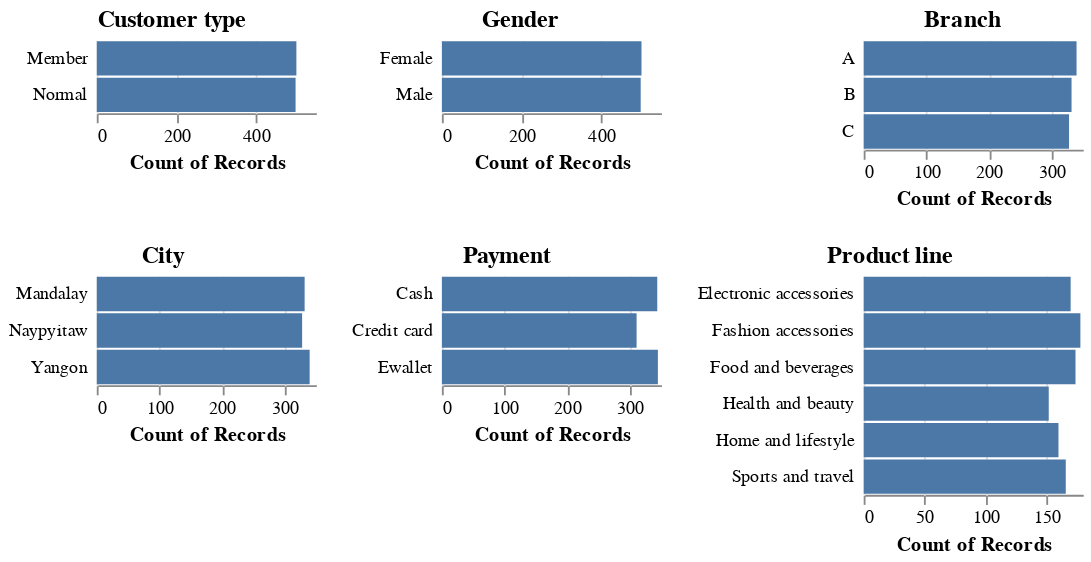

The code cell stored with this chart in its notebook:
### Code cell
aly.dist(walmart_df.drop(['Invoice ID', 'Time'], axis=1), dtype='object')

### Figure 1 — Vega specification as saved in the notebook (floating-point values rounded to 4 significant figures)
{"$schema": "https://vega.github.io/schema/vega/v5.json", "data": [{"name": "source_0", "values": [{"Customer type": "Normal", "__count": 499}, {"Customer type": "Member", "__count": 501}]}, {"name": "concat_0_concat_0_row_domain", "values": [{"Customer type": "Normal", "count": 1}, {"Customer type": "Member", "count": 1}]}, {"name": "source_1", "values": [{"Gender": "Male", "__count": 499}, {"Gender": "Female", "__count": 501}]}, {"name": "concat_1_concat_0_row_domain", "values": [{"Gender": "Male", "count": 1}, {"Gender": "Female", "count": 1}]}, {"name": "source_2", "values": [{"Branch": "C", "__count": 328}, {"Branch": "B", "__count": 332}, {"Branch": "A", "__count": 340}]}, {"name": "concat_2_concat_0_row_domain", "values": [{"Branch": "C", "count": 1}, {"Branch": "B", "count": 1}, {"Branch": "A", "count": 1}]}, {"name": "source_3", "values": [{"City": "Mandalay", "__count": 332}, {"City": "Yangon", "__count": 340}, {"City": "Naypyitaw", "__count": 328}]}, {"name": "concat_3_concat_0_row_domain", "values": [{"City": "Mandalay", "count": 1}, {"City": "Yangon", "count": 1}, {"City": "Naypyitaw", "count": 1}]}, {"name": "source_4", "values": [{"Payment": "Ewallet", "__count": 345}, {"Payment": "Cash", "__count": 344}, {"Payment": "Credit card", "__count": 311}]}, {"name": "concat_4_concat_0_row_domain", "values": [{"Payment": "Ewallet", "count": 1}, {"Payment": "Cash", "count": 1}, {"Payment": "Credit card", "count": 1}]}, {"name": "source_5", "values": [{"Product line": "Health and beauty", "__count": 152}, {"Product line": "Electronic accessories", "__count": 170}, {"Product line": "Home and lifestyle", "__count": 160}, {"Product line": "Sports and travel", "__count": 166}, {"Product line": "Food and beverages", "__count": 174}, {"Product line": "Fashion accessories", "__count": 178}]}, {"name": "concat_5_concat_0_row_domain", "values": [{"Product line": "Health and beauty", "count": 1}, {"Product line": "Electronic accessories", "count": 1}, {"Product line": "Home and lifestyle", "count": 1}, {"Product line": "Sports and travel", "count": 1}, {"Product line": "Food and beverages", "count": 1}, {"Product line": "Fashion accessories", "count": 1}]}, {"name": "source_0_concat_0_concat_0_x_domain___count", "values": [{"min": 499, "max": 501}]}, {"name": "source_1_concat_1_concat_0_x_domain___count", "values": [{"min": 499, "max": 501}]}, {"name": "source_2_concat_2_concat_0_x_domain___count", "values": [{"min": 328, "max": 340}]}, {"name": "source_3_concat_3_concat_0_x_domain___count", "values": [{"min": 328, "max": 340}]}, {"name": "source_4_concat_4_concat_0_x_domain___count", "values": [{"min": 311, "max": 345}]}, {"name": "source_5_concat_5_concat_0_x_domain___count", "values": [{"min": 152, "max": 178}]}], "signals": [{"name": "concat_0_concat_0_child_width", "value": 120}, {"name": "concat_0_concat_0_child_height", "value": 20}, {"name": "concat_1_concat_0_child_width", "value": 120}, {"name": "concat_1_concat_0_child_height", "value": 20}, {"name": "concat_2_concat_0_child_width", "value": 120}, {"name": "concat_2_concat_0_child_height", "value": 20}, {"name": "concat_3_concat_0_child_width", "value": 120}, {"name": "concat_3_concat_0_child_height", "value": 20}, {"name": "concat_4_concat_0_child_width", "value": 120}, {"name": "concat_4_concat_0_child_height", "value": 20}, {"name": "concat_5_concat_0_child_width", "value": 120}, {"name": "concat_5_concat_0_child_height", "value": 20}], "marks": [{"type": "group", "name": "concat_0_group", "marks": [{"type": "group", "name": "concat_0_concat_0_group", "marks": [{"type": "group", "name": "concat_0_concat_0_row_header", "from": {"data": "concat_0_concat_0_row_domain"}, "sort": {"field": "datum[\"Customer type\"]", "order": "ascending"}, "encode": {"update": {"height": {"signal": "concat_0_concat_0_child_height"}}}, "title": {"text": {"signal": "isValid(parent[\"Customer type\"]) ? parent[\"Customer type\"] : \"\"+parent[\"Customer type\"]"}, "frame": "group", "baseline": "middle", "align": "left", "style": "guide-label", "orient": "left", "offset": 5, "angle": 0}, "role": "row-header"}, {"type": "group", "name": "concat_0_concat_0_column_footer", "encode": {"update": {"width": {"signal": "concat_0_concat_0_child_width"}}}, "axes": [{"scale": "concat_0_concat_0_x", "labelOverlap": true, "grid": false, "title": "Count of Records", "orient": "bottom", "tickCount": {"signal": "ceil(concat_0_concat_0_child_width/40)"}, "zindex": 0, "labelFlush": true}], "role": "column-footer"}, {"type": "group", "name": "concat_0_concat_0_cell", "from": {"facet": {"data": "source_0", "name": "concat_0_concat_0_facet", "groupby": ["Customer type"]}}, "sort": {"field": ["datum[\"Customer type\"]"], "order": ["ascending"]}, "encode": {"update": {"width": {"signal": "concat_0_concat_0_child_width"}, "height": {"signal": "concat_0_concat_0_child_height"}}}, "signals": [{"name": "height", "update": "concat_0_concat_0_child_height"}], "marks": [{"type": "rect", "name": "concat_0_concat_0_child_marks", "from": {"data": "concat_0_concat_0_facet"}, "encode": {"update": {"yc": {"signal": "concat_0_concat_0_child_height", "mult": 0.5}, "height": {"signal": "0.94 * height"}, "fill": {"value": "#4c78a8"}, "x": {"field": "__count", "scale": "concat_0_concat_0_x"}, "x2": {"value": 0, "scale": "concat_0_concat_0_x"}}}, "style": ["bar"]}], "axes": [{"scale": "concat_0_concat_0_x", "tickCount": {"signal": "ceil(concat_0_concat_0_child_width/40)"}, "domain": false, "labels": false, "maxExtent": 0, "minExtent": 0, "zindex": 0, "grid": true, "aria": false, "ticks": false, "orient": "bottom"}], "style": "cell"}], "layout": {"padding": 0, "columns": 1, "bounds": "full", "align": "all"}}], "title": {"text": "Customer type", "anchor": "middle"}, "layout": {"padding": 20, "columns": 1, "bounds": "full", "align": "each"}}, {"type": "group", "name": "concat_1_group", "marks": [{"type": "group", "name": "concat_1_concat_0_group", "marks": [{"type": "group", "name": "concat_1_concat_0_row_header", "from": {"data": "concat_1_concat_0_row_domain"}, "sort": {"field": "datum[\"Gender\"]", "order": "ascending"}, "encode": {"update": {"height": {"signal": "concat_1_concat_0_child_height"}}}, "title": {"text": {"signal": "isValid(parent[\"Gender\"]) ? parent[\"Gender\"] : \"\"+parent[\"Gender\"]"}, "baseline": "middle", "align": "left", "offset": 5, "orient": "left", "angle": 0, "style": "guide-label", "frame": "group"}, "role": "row-header"}, {"type": "group", "name": "concat_1_concat_0_column_footer", "encode": {"update": {"width": {"signal": "concat_1_concat_0_child_width"}}}, "axes": [{"scale": "concat_1_concat_0_x", "tickCount": {"signal": "ceil(concat_1_concat_0_child_width/40)"}, "orient": "bottom", "grid": false, "title": "Count of Records", "labelFlush": true, "zindex": 0, "labelOverlap": true}], "role": "column-footer"}, {"type": "group", "name": "concat_1_concat_0_cell", "from": {"facet": {"data": "source_1", "name": "concat_1_concat_0_facet", "groupby": ["Gender"]}}, "sort": {"field": ["datum[\"Gender\"]"], "order": ["ascending"]}, "encode": {"update": {"height": {"signal": "concat_1_concat_0_child_height"}, "width": {"signal": "concat_1_concat_0_child_width"}}}, "signals": [{"name": "height", "update": "concat_1_concat_0_child_height"}], "marks": [{"type": "rect", "name": "concat_1_concat_0_child_marks", "from": {"data": "concat_1_concat_0_facet"}, "encode": {"update": {"yc": {"signal": "concat_1_concat_0_child_height", "mult": 0.5}, "height": {"signal": "0.94 * height"}, "x2": {"value": 0, "scale": "concat_1_concat_0_x"}, "x": {"field": "__count", "scale": "concat_1_concat_0_x"}, "fill": {"value": "#4c78a8"}}}, "style": ["bar"]}], "axes": [{"scale": "concat_1_concat_0_x", "grid": true, "aria": false, "tickCount": {"signal": "ceil(concat_1_concat_0_child_width/40)"}, "orient": "bottom", "minExtent": 0, "zindex": 0, "labels": false, "domain": false, "maxExtent": 0, "ticks": false}], "style": "cell"}], "layout": {"padding": 0, "columns": 1, "bounds": "full", "align": "all"}}], "title": {"text": "Gender", "anchor": "middle"}, "layout": {"padding": 20, "columns": 1, "bounds": "full", "align": "each"}}, {"type": "group", "name": "concat_2_group", "marks": [{"type": "group", "name": "concat_2_concat_0_group", "marks": [{"type": "group", "name": "concat_2_concat_0_row_header", "from": {"data": "concat_2_concat_0_row_domain"}, "sort": {"field": "datum[\"Branch\"]", "order": "ascending"}, "encode": {"update": {"height": {"signal": "concat_2_concat_0_child_height"}}}, "title": {"text": {"signal": "isValid(parent[\"Branch\"]) ? parent[\"Branch\"] : \"\"+parent[\"Branch\"]"}, "style": "guide-label", "baseline": "middle", "offset": 5, "orient": "left", "frame": "group", "align": "left", "angle": 0}, "role": "row-header"}, {"type": "group", "name": "concat_2_concat_0_column_footer", "encode": {"update": {"width": {"signal": "concat_2_concat_0_child_width"}}}, "axes": [{"scale": "concat_2_concat_0_x", "tickCount": {"signal": "ceil(concat_2_concat_0_child_width/40)"}, "labelFlush": true, "labelOverlap": true, "title": "Count of Records", "zindex": 0, "orient": "bottom", "grid": false}], "role": "column-footer"}, {"type": "group", "name": "concat_2_concat_0_cell", "from": {"facet": {"data": "source_2", "name": "concat_2_concat_0_facet", "groupby": ["Branch"]}}, "sort": {"field": ["datum[\"Branch\"]"], "order": ["ascending"]}, "encode": {"update": {"width": {"signal": "concat_2_concat_0_child_width"}, "height": {"signal": "concat_2_concat_0_child_height"}}}, "signals": [{"name": "height", "update": "concat_2_concat_0_child_height"}], "marks": [{"type": "rect", "name": "concat_2_concat_0_child_marks", "from": {"data": "concat_2_concat_0_facet"}, "encode": {"update": {"fill": {"value": "#4c78a8"}, "x": {"field": "__count", "scale": "concat_2_concat_0_x"}, "x2": {"value": 0, "scale": "concat_2_concat_0_x"}, "height": {"signal": "0.94 * height"}, "yc": {"signal": "concat_2_concat_0_child_height", "mult": 0.5}}}, "style": ["bar"]}], "axes": [{"scale": "concat_2_concat_0_x", "grid": true, "labels": false, "zindex": 0, "domain": false, "aria": false, "ticks": false, "tickCount": {"signal": "ceil(concat_2_concat_0_child_width/40)"}, "orient": "bottom", "minExtent": 0, "maxExtent": 0}], "style": "cell"}], "layout": {"padding": 0, "columns": 1, "bounds": "full", "align": "all"}}], "title": {"text": "Branch", "anchor": "middle"}, "layout": {"padding": 20, "columns": 1, "bounds": "full", "align": "each"}}, {"type": "group", "name": "concat_3_group", "marks": [{"type": "group", "name": "concat_3_concat_0_group", "marks": [{"type": "group", "name": "concat_3_concat_0_row_header", "from": {"data": "concat_3_concat_0_row_domain"}, "sort": {"field": "datum[\"City\"]", "order": "ascending"}, "encode": {"update": {"height": {"signal": "concat_3_concat_0_child_height"}}}, "title": {"text": {"signal": "isValid(parent[\"City\"]) ? parent[\"City\"] : \"\"+parent[\"City\"]"}, "frame": "group", "baseline": "middle", "angle": 0, "orient": "left", "align": "left", "offset": 5, "style": "guide-label"}, "role": "row-header"}, {"type": "group", "name": "concat_3_concat_0_column_footer", "encode": {"update": {"width": {"signal": "concat_3_concat_0_child_width"}}}, "axes": [{"scale": "concat_3_concat_0_x", "orient": "bottom", "labelOverlap": true, "title": "Count of Records", "labelFlush": true, "tickCount": {"signal": "ceil(concat_3_concat_0_child_width/40)"}, "zindex": 0, "grid": false}], "role": "column-footer"}, {"type": "group", "name": "concat_3_concat_0_cell", "from": {"facet": {"data": "source_3", "name": "concat_3_concat_0_facet", "groupby": ["City"]}}, "sort": {"field": ["datum[\"City\"]"], "order": ["ascending"]}, "encode": {"update": {"height": {"signal": "concat_3_concat_0_child_height"}, "width": {"signal": "concat_3_concat_0_child_width"}}}, "signals": [{"name": "height", "update": "concat_3_concat_0_child_height"}], "marks": [{"type": "rect", "name": "concat_3_concat_0_child_marks", "from": {"data": "concat_3_concat_0_facet"}, "encode": {"update": {"fill": {"value": "#4c78a8"}, "x": {"field": "__count", "scale": "concat_3_concat_0_x"}, "yc": {"signal": "concat_3_concat_0_child_height", "mult": 0.5}, "height": {"signal": "0.94 * height"}, "x2": {"value": 0, "scale": "concat_3_concat_0_x"}}}, "style": ["bar"]}], "axes": [{"scale": "concat_3_concat_0_x", "tickCount": {"signal": "ceil(concat_3_concat_0_child_width/40)"}, "labels": false, "zindex": 0, "grid": true, "domain": false, "ticks": false, "orient": "bottom", "aria": false, "maxExtent": 0, "minExtent": 0}], "style": "cell"}], "layout": {"padding": 0, "columns": 1, "bounds": "full", "align": "all"}}], "title": {"text": "City", "anchor": "middle"}, "layout": {"padding": 20, "columns": 1, "bounds": "full", "align": "each"}}, {"type": "group", "name": "concat_4_group", "marks": [{"type": "group", "name": "concat_4_concat_0_group", "marks": [{"type": "group", "name": "concat_4_concat_0_row_header", "from": {"data": "concat_4_concat_0_row_domain"}, "sort": {"field": "datum[\"Payment\"]", "order": "ascending"}, "encode": {"update": {"height": {"signal": "concat_4_concat_0_child_height"}}}, "title": {"text": {"signal": "isValid(parent[\"Payment\"]) ? parent[\"Payment\"] : \"\"+parent[\"Payment\"]"}, "offset": 5, "align": "left", "frame": "group", "style": "guide-label", "orient": "left", "baseline": "middle", "angle": 0}, "role": "row-header"}, {"type": "group", "name": "concat_4_concat_0_column_footer", "encode": {"update": {"width": {"signal": "concat_4_concat_0_child_width"}}}, "axes": [{"scale": "concat_4_concat_0_x", "labelOverlap": true, "tickCount": {"signal": "ceil(concat_4_concat_0_child_width/40)"}, "grid": false, "orient": "bottom", "labelFlush": true, "zindex": 0, "title": "Count of Records"}], "role": "column-footer"}, {"type": "group", "name": "concat_4_concat_0_cell", "from": {"facet": {"data": "source_4", "name": "concat_4_concat_0_facet", "groupby": ["Payment"]}}, "sort": {"field": ["datum[\"Payment\"]"], "order": ["ascending"]}, "encode": {"update": {"width": {"signal": "concat_4_concat_0_child_width"}, "height": {"signal": "concat_4_concat_0_child_height"}}}, "signals": [{"name": "height", "update": "concat_4_concat_0_child_height"}], "marks": [{"type": "rect", "name": "concat_4_concat_0_child_marks", "from": {"data": "concat_4_concat_0_facet"}, "encode": {"update": {"x": {"field": "__count", "scale": "concat_4_concat_0_x"}, "x2": {"value": 0, "scale": "concat_4_concat_0_x"}, "yc": {"signal": "concat_4_concat_0_child_height", "mult": 0.5}, "fill": {"value": "#4c78a8"}, "height": {"signal": "0.94 * height"}}}, "style": ["bar"]}], "axes": [{"scale": "concat_4_concat_0_x", "minExtent": 0, "domain": false, "grid": true, "maxExtent": 0, "zindex": 0, "ticks": false, "orient": "bottom", "tickCount": {"signal": "ceil(concat_4_concat_0_child_width/40)"}, "labels": false, "aria": false}], "style": "cell"}], "layout": {"padding": 0, "columns": 1, "bounds": "full", "align": "all"}}], "title": {"text": "Payment", "anchor": "middle"}, "layout": {"padding": 20, "columns": 1, "bounds": "full", "align": "each"}}, {"type": "group", "name": "concat_5_group", "marks": [{"type": "group", "name": "concat_5_concat_0_group", "marks": [{"type": "group", "name": "concat_5_concat_0_row_header", "from": {"data": "concat_5_concat_0_row_domain"}, "sort": {"field": "datum[\"Product line\"]", "order": "ascending"}, "encode": {"update": {"height": {"signal": "concat_5_concat_0_child_height"}}}, "title": {"text": {"signal": "isValid(parent[\"Product line\"]) ? parent[\"Product line\"] : \"\"+parent[\"Product line\"]"}, "frame": "group", "align": "left", "angle": 0, "offset": 5, "style": "guide-label", "orient": "left", "baseline": "middle"}, "role": "row-header"}, {"type": "group", "name": "concat_5_concat_0_column_footer", "encode": {"update": {"width": {"signal": "concat_5_concat_0_child_width"}}}, "axes": [{"scale": "concat_5_concat_0_x", "title": "Count of Records", "zindex": 0, "labelOverlap": true, "orient": "bottom", "grid": false, "labelFlush": true, "tickCount": {"signal": "ceil(concat_5_concat_0_child_width/40)"}}], "role": "column-footer"}, {"type": "group", "name": "concat_5_concat_0_cell", "from": {"facet": {"data": "source_5", "name": "concat_5_concat_0_facet", "groupby": ["Product line"]}}, "sort": {"field": ["datum[\"Product line\"]"], "order": ["ascending"]}, "encode": {"update": {"height": {"signal": "concat_5_concat_0_child_height"}, "width": {"signal": "concat_5_concat_0_child_width"}}}, "signals": [{"name": "height", "update": "concat_5_concat_0_child_height"}], "marks": [{"type": "rect", "name": "concat_5_concat_0_child_marks", "from": {"data": "concat_5_concat_0_facet"}, "encode": {"update": {"yc": {"signal": "concat_5_concat_0_child_height", "mult": 0.5}, "x2": {"value": 0, "scale": "concat_5_concat_0_x"}, "height": {"signal": "0.94 * height"}, "fill": {"value": "#4c78a8"}, "x": {"field": "__count", "scale": "concat_5_concat_0_x"}}}, "style": ["bar"]}], "axes": [{"scale": "concat_5_concat_0_x", "labels": false, "grid": true, "tickCount": {"signal": "ceil(concat_5_concat_0_child_width/40)"}, "domain": false, "ticks": false, "minExtent": 0, "zindex": 0, "maxExtent": 0, "aria": false, "orient": "bottom"}], "style": "cell"}], "layout": {"padding": 0, "columns": 1, "bounds": "full", "align": "all"}}], "title": {"text": "Product line", "anchor": "middle"}, "layout": {"padding": 20, "columns": 1, "bounds": "full", "align": "each"}}], "scales": [{"name": "concat_0_concat_0_x", "type": "linear", "domain": [{"signal": "(data(\"source_0_concat_0_concat_0_x_domain___count\")[0] || {}).min"}, {"signal": "(data(\"source_0_concat_0_concat_0_x_domain___count\")[0] || {}).max"}], "range": [0, {"signal": "concat_0_concat_0_child_width"}], "zero": true, "nice": true}, {"name": "concat_1_concat_0_x", "type": "linear", "domain": [{"signal": "(data(\"source_1_concat_1_concat_0_x_domain___count\")[0] || {}).min"}, {"signal": "(data(\"source_1_concat_1_concat_0_x_domain___count\")[0] || {}).max"}], "range": [0, {"signal": "concat_1_concat_0_child_width"}], "zero": true, "nice": true}, {"name": "concat_2_concat_0_x", "type": "linear", "domain": [{"signal": "(data(\"source_2_concat_2_concat_0_x_domain___count\")[0] || {}).min"}, {"signal": "(data(\"source_2_concat_2_concat_0_x_domain___count\")[0] || {}).max"}], "range": [0, {"signal": "concat_2_concat_0_child_width"}], "zero": true, "nice": true}, {"name": "concat_3_concat_0_x", "type": "linear", "domain": [{"signal": "(data(\"source_3_concat_3_concat_0_x_domain___count\")[0] || {}).min"}, {"signal": "(data(\"source_3_concat_3_concat_0_x_domain___count\")[0] || {}).max"}], "range": [0, {"signal": "concat_3_concat_0_child_width"}], "nice": true, "zero": true}, {"name": "concat_4_concat_0_x", "type": "linear", "domain": [{"signal": "(data(\"source_4_concat_4_concat_0_x_domain___count\")[0] || {}).min"}, {"signal": "(data(\"source_4_concat_4_concat_0_x_domain___count\")[0] || {}).max"}], "range": [0, {"signal": "concat_4_concat_0_child_width"}], "zero": true, "nice": true}, {"name": "concat_5_concat_0_x", "type": "linear", "domain": [{"signal": "(data(\"source_5_concat_5_concat_0_x_domain___count\")[0] || {}).min"}, {"signal": "(data(\"source_5_concat_5_concat_0_x_domain___count\")[0] || {}).max"}], "range": [0, {"signal": "concat_5_concat_0_child_width"}], "nice": true, "zero": true}], "config": {"style": {"cell": {"stroke": null}}}, "layout": {"padding": 20, "columns": 3, "bounds": "full", "align": "each"}, "background": "white", "padding": 5}
